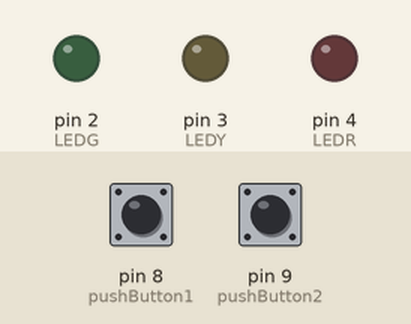
This sketch was run on a simulated Arduino Uno, built with avr-gcc and run on an emulated ATmega328P. Shown: output pins drawn as LEDs (lit = HIGH). The test bench sets the inputs (shaded band); at power-on: pin 9 (pushButton2) LOW, pin 8 (pushButton1) LOW.

Above: at 1.2 s.
1.3 s: pin 9 (pushButton2) pulled HIGH for 0.15 s
At 2.2 s:
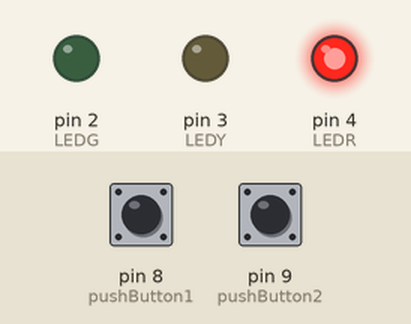
At 3.1 s:
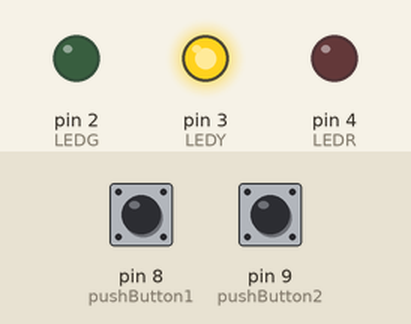
Timing chart, 0 to 10.4 s (numbered marks = the images above; inputs shaded):
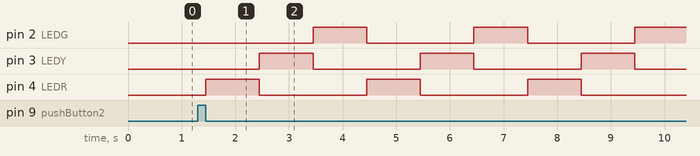

Measured:
- after the input at 1.3 s, pin 2 (LEDG): alternates HIGH for 1.0 s and LOW for 2.0 s, starting after 2.1 s; pin 3 (LEDY): alternates HIGH for 1.0 s and LOW for 2.0 s, starting after 1.1 s; pin 4 (LEDR): alternates HIGH for 1.0 s and LOW for 2.0 s, starting after 0.15 s

The sketch:

Challenge0.ino
```cpp
/* sketch 1
turn on a LED when the button is pressed
*/
int pushButton1 = 8; //the pin where we connect the button
int pushButton2 = 9; //the pin where we connect the button
int stateButton = 0;
int stateButton2 = 0;
int LEDG = 2; //the pin we connect the LED
int LEDY = 3; //the pin we connect the LED
int LEDR = 4; //the pin we connect the LED
int count = 0;
unsigned long previousMillis = 0;
const long interval = 1000;
unsigned long t = 0;

void setup() {
  Serial.begin(9600);
  pinMode(pushButton1, INPUT); //set the button as INPUT
  pinMode(pushButton2, INPUT); //set the button as INPUT
  pinMode(LEDG, OUTPUT); //set the LED pin as OUTPUT
  pinMode(LEDY, OUTPUT); //set the LED pin as OUTPUT
  pinMode(LEDR, OUTPUT); //set the LED pin as OUTPUT
}

void loop() {
  stateButton = digitalRead(pushButton1); //read the state of the button 1
  stateButton2 = digitalRead(pushButton2); //read the state of the button 2
  int kick = 0;
//-----------------------------------------------
  if (stateButton == 1) {
    delay(100);      //wait so you dont read bouncing effects (milliseconds)
    stateButton = digitalRead(pushButton1); //read the state of the button
    if (stateButton == 0){
      if (count == 0) {
        count = count + 1;
        digitalWrite(LEDR,HIGH);
        digitalWrite(LEDY,LOW);
        digitalWrite(LEDG,LOW);
        delay(10);
      } else if (count == 1 ) {
        count = count + 1;
        digitalWrite(LEDY,HIGH);
        digitalWrite(LEDG,LOW);
        digitalWrite(LEDR,LOW);
        delay(10);
      } else if (count > 1) {
        count = 0;
        digitalWrite(LEDG,HIGH);
        digitalWrite(LEDY,LOW);
        digitalWrite(LEDR,LOW);
        delay(10);
      }
      else {  // FAULT, SOMETHING WENT WRONG!
        count = 0;
        digitalWrite(LEDR,HIGH);
        digitalWrite(LEDY,HIGH);
        digitalWrite(LEDR,HIGH);
      }

    }
  }
//-----------------------------------------------
  if (stateButton2 == 1) {
    delay(50);      //wait so you dont read bouncing effects (milliseconds)
    stateButton2 = digitalRead(pushButton2); //read the state of the button
    if(stateButton2 == 0){
      while ( kick == 0) {
        if ((count == 0) && (kick == 0 )) {
          t = millis() + interval;
          digitalWrite(LEDR,HIGH);
          digitalWrite(LEDY,LOW);
          digitalWrite(LEDG,LOW);
          count = 1;
          while ( millis()<t) {
            if(digitalRead(pushButton2) == 1) {
              kick = 1;

            }
          }
        }
        else if ((count == 1) && (kick == 0)) {
          t = millis() + interval;
          digitalWrite(LEDR,LOW);
          digitalWrite(LEDY,HIGH);
          count = 2;
          while ( millis()<t) {
            if(digitalRead(pushButton2) == 1) {
             kick = 1;

            }
          }
        }
        if ((count == 2) && (kick==0)) {
          t = millis() + interval;
          digitalWrite(LEDY,LOW);
          digitalWrite(LEDG,HIGH);
          count = 0;
          while ( millis()<t) {
            if(digitalRead(pushButton2) == 1) {
              kick = 1;

            }
          }
        }
      }
    }
  }

}
```
